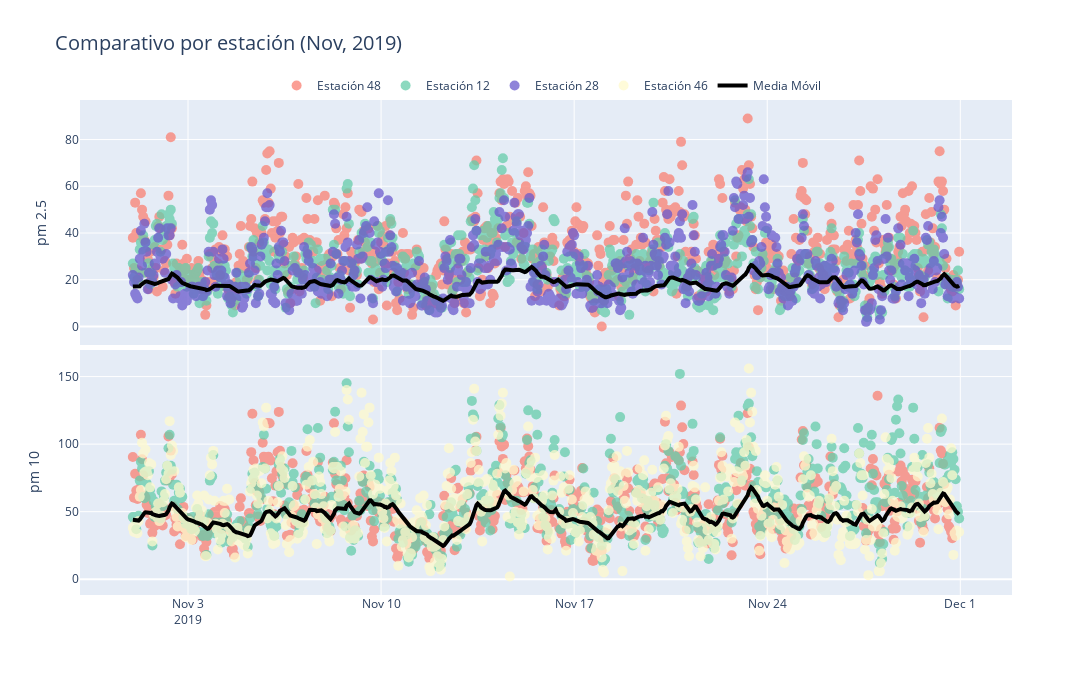

Notebook source saved alongside this figure:
### Markdown cell above
## CONTINUO

### Code cell
def scatter_datos(max_est_1, max_est_2, datos):
    
    fig = make_subplots(rows=2, cols=1, shared_xaxes=True, vertical_spacing = 0.01)

    op = 0.75

    s = 10

    w = 4

    
    #ADD TRACES 
    
    #TOP ESTACIONES

    ##1
    
    for i in range(np.size(max_est_1)):

        datos_temp = datos.loc[datos['codigoSerial'] == max_est_1[i]]


        # Add traces

        fig.add_trace(go.Scatter(x= datos_temp['Fecha_Hora'],y = datos_temp['pm25'],
                                 mode='markers',
                                 opacity= op,
                                 name = 'Estación ' + str(int(max_est_1[i])),
                                 legendgroup = 'Estación ' + str(int(max_est_1[i])),
                                 marker=dict(
                                     size=s,
                                     color = colors[i],)
                                ),
                      row=1, col=1)

    ##2
        
    for i in range(np.size(max_est_2)):
        
        showlegend = False
        color = colors[i]
        
        if np.isin(max_est_2[i], max_est_1) != True:
            showlegend = True
            color = colors[-1]
        
        #query for data of each station
        datos_temp = datos.loc[datos['codigoSerial'] == max_est_2[i]]

        fig.add_trace(go.Scatter(x= datos_temp['Fecha_Hora'], y = datos_temp['pm10'],
                                 mode='markers',
                                 opacity= op,
                                 name = 'Estación ' + str(int(max_est_2[i])),
                                 legendgroup = 'Estación ' + str(int(max_est_2[i])),
                                 showlegend = showlegend,
                                 marker=dict(
                                     size=s,
                                     color = color,)
                                ),
                      row=2, col=1)

    """
    # TOTAL DATOS
    
    datos_otras = datos.groupby(by=datos['Fecha_Hora']).mean()
    datos_otras = datos_otras.reset_index()



    fig.add_trace(go.Scatter(
                            x= datos_otras['Fecha_Hora'],
                            y = datos_otras['pm25'],
                            mode='markers',
                             opacity= op,
                            name = 'Promedio total',
                            legendgroup = 'Promedio total',
                            showlegend = True,
                            marker=dict(
                                size=s,
                                color = colors[i+1],
                            )),
                     row=1, col=1)



    fig.add_trace(go.Scatter(
                            x= datos_otras['Fecha_Hora'],
                            y = datos_otras['pm10'],
                            mode='markers',
                            opacity= op,
                            name = 'Promedio total',
                            legendgroup = 'Promedio total',
                            showlegend = False,
                            marker=dict(
                                size=s,
                                color = colors[i+1],
                            )),
                     row=2, col=1)

    """
    
    # MEDIA MÓVIL
    
    media = datos.groupby(by=datos['Fecha_Hora']).mean()
    media = media.reset_index()
    media['pm25']  = media['pm25'].ewm(span=30,adjust=False).mean()
    media['pm10']  = media['pm10'].ewm(span=30,adjust=False).mean()



    fig.add_trace(go.Scatter(x= media['Fecha_Hora'],y = media['pm25'],
                             mode='lines',
                             name = 'Media Móvil',
                             legendgroup = 'Media Móvil',
                             showlegend = True,
                             line = dict(color='black', width=w)),
                  row=1, col=1)



    fig.add_trace(go.Scatter(x= media['Fecha_Hora'],y = media['pm10'],
                             mode='lines',
                             name = 'Otras',
                             legendgroup = 'Media Móvil',
                             showlegend = False,
                             line = dict(color='black', width=w)),
                  row=2, col=1)

    
    
    # FIGURE LAYOUT
    
    
    dim = 1200
    
    fig.update_layout(height=9*dim/16, width=dim, title= 'Comparativo por estación (Nov, 2019)',
                      title_font_size=20, 
                      font_size=12,
                      legend=dict(
                          orientation="h",
                          yanchor="bottom",
                          y=1.0,
                          xanchor="right", 
                          x = 0.8)
                 
                 )
    
    fig.update_yaxes(title= 'pm 2.5',  row=1, col=1)
    fig.update_yaxes(title= 'pm 10', row=2, col=1)
    
    fig.show()
    
    
    #Write HTML file
    fig.write_html("Datos_Estaciones_Noviembre_2019/comparativo_estacion.html")
        
scatter_datos(max_est_25, max_est_10, datos)

### Figure 1 — Plotly figure (JSON) as saved in the notebook; plotly's stock layout.template omitted (floating-point values rounded to 4 significant figures; data arrays with more than 128 entries replaced by an {"elided": "..."} marker saying what was removed)
{"data": [{"legendgroup": "Estación 48", "marker": {"color": "salmon", "size": 10}, "mode": "markers", "name": "Estación 48", "opacity": 0.75, "type": "scatter", "x": {"elided": "720 str values"}, "xaxis": "x", "y": {"elided": "720 int values"}, "yaxis": "y"}, {"legendgroup": "Estación 12", "marker": {"color": "mediumaquamarine", "size": 10}, "mode": "markers", "name": "Estación 12", "opacity": 0.75, "type": "scatter", "x": {"elided": "720 str values"}, "xaxis": "x", "y": {"elided": "720 int values"}, "yaxis": "y"}, {"legendgroup": "Estación 28", "marker": {"color": "slateblue", "size": 10}, "mode": "markers", "name": "Estación 28", "opacity": 0.75, "type": "scatter", "x": {"elided": "720 str values"}, "xaxis": "x", "y": {"elided": "720 int values"}, "yaxis": "y"}, {"legendgroup": "Estación 48", "marker": {"color": "salmon", "size": 10}, "mode": "markers", "name": "Estación 48", "opacity": 0.75, "showlegend": false, "type": "scatter", "x": {"elided": "720 str values"}, "xaxis": "x2", "y": {"elided": "720 float values"}, "yaxis": "y2"}, {"legendgroup": "Estación 12", "marker": {"color": "mediumaquamarine", "size": 10}, "mode": "markers", "name": "Estación 12", "opacity": 0.75, "showlegend": false, "type": "scatter", "x": {"elided": "720 str values"}, "xaxis": "x2", "y": {"elided": "720 int values"}, "yaxis": "y2"}, {"legendgroup": "Estación 46", "marker": {"color": "lemonchiffon", "size": 10}, "mode": "markers", "name": "Estación 46", "opacity": 0.75, "showlegend": true, "type": "scatter", "x": {"elided": "720 str values"}, "xaxis": "x2", "y": {"elided": "720 int values"}, "yaxis": "y2"}, {"legendgroup": "Media Móvil", "line": {"color": "black", "width": 4}, "mode": "lines", "name": "Media Móvil", "showlegend": true, "type": "scatter", "x": {"elided": "720 str values"}, "xaxis": "x", "y": {"elided": "720 float values"}, "yaxis": "y"}, {"legendgroup": "Media Móvil", "line": {"color": "black", "width": 4}, "mode": "lines", "name": "Otras", "showlegend": false, "type": "scatter", "x": {"elided": "720 str values"}, "xaxis": "x2", "y": {"elided": "720 float values"}, "yaxis": "y2"}], "layout": {"font": {"size": 12}, "height": 675, "legend": {"orientation": "h", "x": 0.8, "xanchor": "right", "y": 1, "yanchor": "bottom"}, "title": {"font": {"size": 20}, "text": "Comparativo por estación (Nov, 2019)"}, "width": 1200, "xaxis": {"anchor": "y", "domain": [0, 1], "matches": "x2", "showticklabels": false}, "xaxis2": {"anchor": "y2", "domain": [0, 1]}, "yaxis": {"anchor": "x", "domain": [0.505, 1], "title": {"text": "pm 2.5"}}, "yaxis2": {"anchor": "x2", "domain": [0, 0.495], "title": {"text": "pm 10"}}}}
